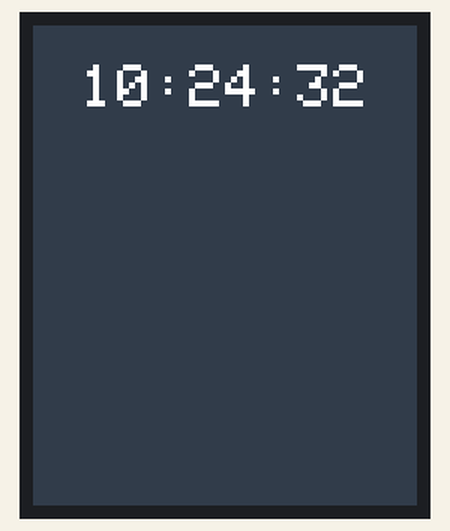
The sketch below on a simulated ESP8266 (NodeMCU). Shown: 128×160 colour display. WiFi joins after 1.5 s; servers stay silent unless stated; network time is answered at once with the bench clock; the local clock reads 2024-03-15 10:24:30 at power-on unless the sketch sets it; what the sketch prints to the serial monitor is not drawn.

Above: at 2.2 s.
At 7.4 s:
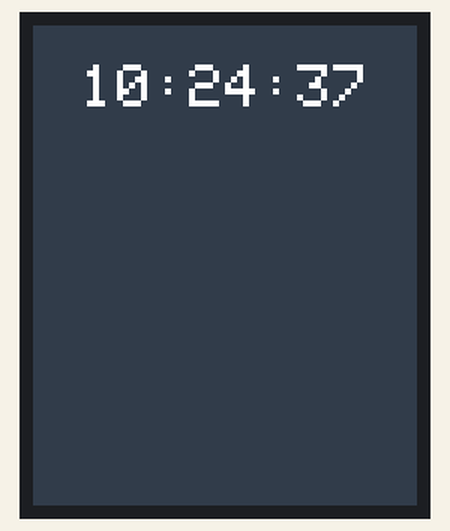
At 14.2 s:
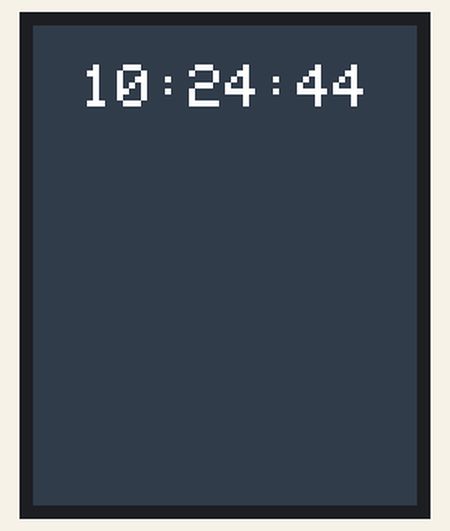
At 20.5 s:
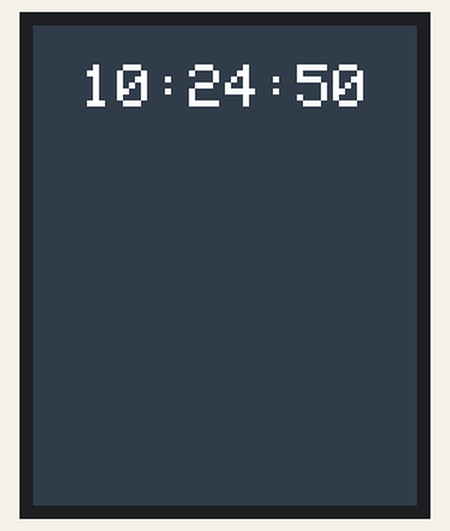
At 27.3 s:
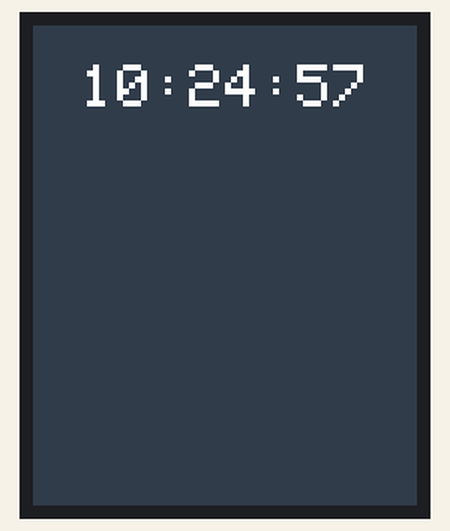
At 38.3 s:
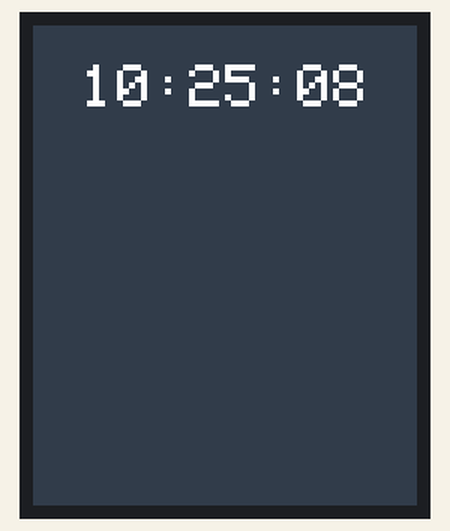

Measured:
- what the display in image 0 shows lasts 1.3 s, from 2.1 s to 3.4 s
- what the display in image 1 shows lasts 1.0 s, from 7.4 s to 8.4 s

The sketch:

vasttrafik.ino
```cpp
#include <ESP8266WiFi.h>
#include <ESP8266HTTPClient.h>
#include <WiFiClient.h>
#include <Arduino_JSON.h>
#include <Adafruit_GFX.h>
#include <Adafruit_ST7735.h>
#include <NTPClient.h>
#include <TimeLib.h>
#include <SPI.h>
#include <WiFiUdp.h>

/*         Change this values         */
// wifi creeds
const char* ssid = "wifi_name";
const char* password = "wifi_password";

// Västtrafik stop id (find it online)
String stop_id = "9021014003200000";

// path to python server
String serverPath = "python fastApi hostname";
// example http://192.168.0.157:8000/
/*------------------------------------*/

WiFiUDP ntpUDP;
NTPClient timeClient(ntpUDP, "1.se.pool.ntp.org", 7200, 60000);

// Pins used
#define TFT_CS     D1
#define TFT_RST    D0
#define TFT_DC     D2

#define COLOR_DARKMODE   0x31E9 // Darkmode color
#define SCREEN_WIDTH 128 // OLED display width,  in pixels
#define SCREEN_HEIGHT 64 // OLED display height, in pixels

// init adafruit library
Adafruit_ST7735 tft = Adafruit_ST7735(TFT_CS,  TFT_DC, TFT_RST);

void setup(void) {
  Serial.begin(115200);
  tft.initR(INITR_BLACKTAB);
  tft.fillScreen(COLOR_DARKMODE);
  tft.setCursor(3,3);
  tft.println("Connecting to WiFi");
  WiFi.begin(ssid, password);
  while (WiFi.status() != WL_CONNECTED) {delay(500);Serial.print(".");}
  Serial.println("Connected");
  timeClient.begin();

  tft.fillScreen(COLOR_DARKMODE);
  drawCenterText(drawStopName(), ST77XX_WHITE, 1, 35);
}

void loop() {
  JSONVar response_json = fetch_vasttrafik();
  int count = 12;
  int page = 0;
  int size_of = sizeof(response_json);

  while(true){

    drawClock();
    if (count >= 12){

      int first_index = page * 3;
      int last_index = ((page + 1) * 3) -1;
      int z = 0;
      page += 1;
      count = 0;
      clearVastTrafikTimes();
      for(int i = first_index; i <= last_index; i++){
         if (response_json[i] == null){
            page = 0;
            response_json = fetch_vasttrafik();
            break;
          }

         int bgColor = response_json[i]["bgColor"];
         int fgColor = response_json[i]["fgColor"];
         String line = (const char*)  response_json[i]["line"];
         int time_diffrence_min = response_json[i]["time_diffrence_min"];
         String tram_direction = (const char*)  response_json[i]["direction"];
         int row = 53 + (33 * z);
         drawIconVastTrafk(bgColor,fgColor, line, time_diffrence_min, tram_direction, "20:00",row);
         z+=1;
      }
    }

    count += 1;
    delay(500);
  }

}

void drawIconVastTrafk(uint16_t bg_color, uint16_t text_color,String line, int time_diffrence_min, String line_direction, String arrival, int height){

    tft.fillRoundRect(8, height, 22, 26, 2, bg_color);

    tft.setTextColor(text_color);
    tft.setTextSize(2);
    tft.setCursor(14, height + 6);
    tft.println(line);

    tft.setTextColor(0xffff);
    tft.setTextSize(1);
    tft.setCursor(35, height + 9);
    tft.println(line_direction);


    String time_diffrence = String(time_diffrence_min) + "min";

    if (time_diffrence_min <= 2){
        tft.setTextColor(0xF800);
    }
    else if ( 5 >= time_diffrence_min){
        tft.setTextColor(0xFFE0);
    }
    else{
        tft.setTextColor(0x57e7);
    }

    tft.setTextSize(1.5);
    tft.setCursor(SCREEN_WIDTH-34, height + 9);
    tft.println(time_diffrence);

}

JSONVar fetch_vasttrafik(){
  String full_path = serverPath + "/get_times/"  + stop_id;
  String response = httpGETRequest(full_path.c_str());
  return JSON.parse(response);
}

String drawStopName(){
  String full_path = serverPath + "/get_name/"  + stop_id;
  String response = httpGETRequest(full_path.c_str());
  JSONVar resp_json = JSON.parse(response);
  String stop_name =  (const char*) resp_json["stop_name"];
  return stop_name;
}

String httpGETRequest(const char* serverName) {
  WiFiClient client;
  HTTPClient http;

  // Your IP address with path or Domain name with URL path
  http.begin(client, serverName);

  // Send HTTP POST request
  int httpResponseCode = http.GET();

  String payload = "{}";

  if (httpResponseCode>0) {
    Serial.print("HTTP Response code: ");
    Serial.println(httpResponseCode);
    payload = http.getString();
  }
  else {
    Serial.print("Error code: ");
    Serial.println(httpResponseCode);
  }
  // Free resources
  http.end();

  return payload;
}

void drawClock(){
    timeClient.update();
    String formattedTime = timeClient.getFormattedTime();
    tft.fillRect(0, 0, SCREEN_WIDTH, 30, COLOR_DARKMODE);
    drawCenterText(formattedTime, ST77XX_WHITE, 2, 13);
}

void clearVastTrafikTimes(){
  tft.fillRect(0, 50, SCREEN_WIDTH, 126, COLOR_DARKMODE);
 }


void drawCenterText(String text, uint16_t text_color, int text_size, int margin_top) {
  int16_t x, y;
  uint16_t width, height;

  tft.setTextColor(text_color);
  tft.setTextSize(text_size);

  tft.getTextBounds(text, 0, 0, &x, &y, &width, &height);
  tft.setCursor((SCREEN_WIDTH - width) / 2, margin_top);
  tft.println(text);
}
```
